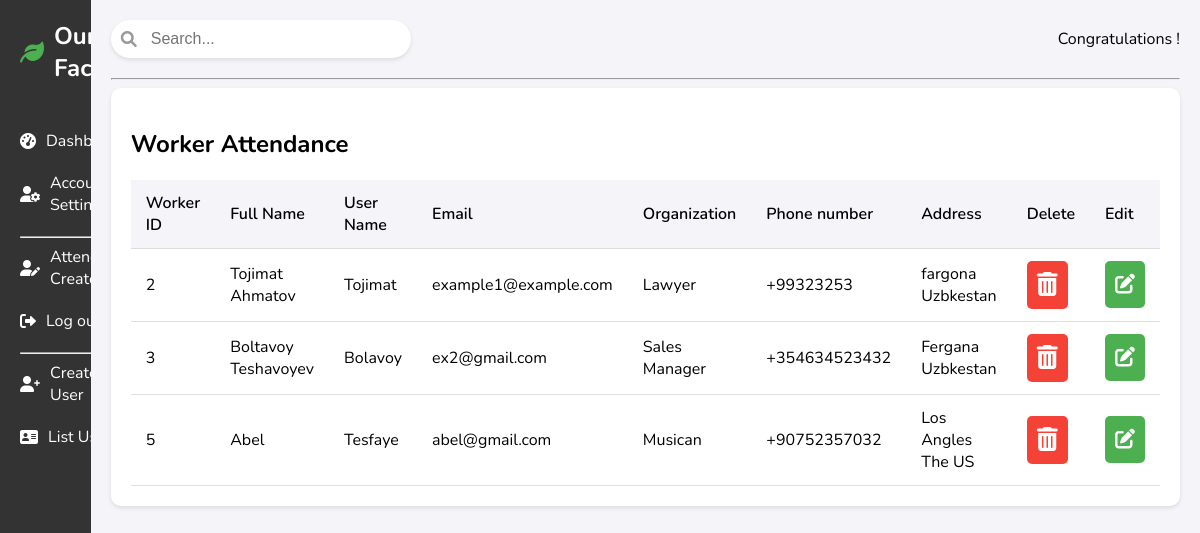
The page /list (signed in) on the database its author committed.
### MainApp/models.py (models this page shows, shortened)
class Staff(models.Model):
    full_name = models.CharField(max_length=255)
    user_name = models.CharField(max_length=255, unique=True)
    login_password = models.CharField(max_length=128, null=True, blank=True)
    email = models.EmailField(unique=True)
    organization = models.CharField(max_length=255)
    ph_number = models.CharField(max_length=15)
    address = models.CharField(max_length=255)
    region = models.CharField(max_length=255)
    country = models.CharField(max_length=255)
    profile_pic = models.ImageField(upload_to='media/users')
    super_staff = models.BooleanField(default=False)
    class Meta:
        verbose_name_plural = 'Staffs'
        verbose_name = 'Staff'

### Dashboard/views.py (the view)
# urls.py: path('list', views.list, name='list'),
@login_required(login_url='login')
def list(request):
    staff = models.Staff.objects.all()
    context = {
        'staffs': staff,
    }
    return render(request, "dash/list.html", context)

### templates/dash/list.html (shortened to what this page needs)
<!DOCTYPE html>
<html lang="en">
{% load static %}
<head>
    <link rel="stylesheet" href="{% static 'style1.css' %}">
    <link rel="stylesheet" href="https://cdnjs.cloudflare.com/ajax/libs/font-awesome/6.0.0/css/all.min.css">
</head>
<body>
    <div class="container">
        <aside class="sidebar">
            <div class="logo">
                <i class="fas fa-leaf"></i>
                <span class="logo-text">Our Factory</span>
            </div>
            <nav class="nav">
                <ul>
                    <li><a href="{% url 'dash' %}"><i class="fas fa-tachometer-alt"></i> Dashboard</a></li>
                    <li><a href="{% url 'accounts' %}"><i class="fas fa-user-cog"></i> Account Settings</a></li>
                    <hr>
                    <li><a href="{% url 'attendance_create' %}"><i class="fas fa-user-edit"></i> Attendance Create</a></li>
                    <li><a href="{% url 'logout' %}"><i class="fas fa-sign-out-alt"></i> Log out</a></li>
                    <hr>
                    <li><a href="{% url 'register_staff' %}"><i class="fas fa-user-plus"></i> Create User</a></li>
                    <li><a href="{% url 'list' %}"><i class="fas fa-address-card"></i> List User</a></li>
                </ul>
            </nav>
        </aside>
        <main class="main-content">
            <header class="header">
                <div class="search-bar">
                    <input type="text" placeholder="Search...">
                    <i class="fas fa-search search-icon"></i>
                </div>
                <div class="user-info">
                    <span>Congratulations {{ user.user_name }}!</span>
                </div>
            </header>
            <hr>
            <section class="attendance-section">
                <h2>Worker Attendance</h2>
                <div class="table-responsive">
                    <table class="attendance-table">
                        <thead>
                            <tr>
                                <th>Worker ID</th>
                                <th>Full Name</th>
                                <th>User Name</th>
                                <th>Email</th>
                                <th>Organization</th>
                                <th>Phone number</th>
                                <th>Address</th>
                                <th>Delete</th>
                                <th>Edit</th>
                            </tr>
                        </thead>
                        <tbody>
                            {% for staff in staffs %}
                                <tr>
                                    <td>{{ staff.id }}</td>
                                    <td>{{ staff.full_name }}</td>
                                    <td>{{ staff.user_name }}</td>
                                    <td>{{ staff.email }}</td>
                                    <td>{{ staff.organization }}</td>
                                    <td>{{ staff.ph_number }}</td>
                                    <td>{{ staff.region }} {{staff.country}}</td>
                                    <td>
                                        <form action="{% url 'list_delete' staff.id %}" method="POST" style="display: inline;">
                                            <button type="submit" style="font-size: 24px; background-color: #f44336; color: white; border: none; padding: 10px; border-radius: 5px; cursor: pointer;" title="Delete">
                                                <i class="fas fa-trash-alt"></i>
                                            </button>
                                        </form>
                                    </td>
                                    <td>
                                        <a href="{% url 'list_edit' staff.id %}" style="font-size: 20px; background-color: #4caf50; color: white; border: none; padding: 10px; border-radius: 5px; cursor: pointer; display: inline-block;" title="Edit">
                                            <i class="fas fa-edit"></i>
                                        </a>
                                    </td>
                                </tr>
                            {% endfor %}
                        </tbody>
                    </table>
                </div>
            </section>
        </main>
    </div>
</body>
</html>

### static/style1.css (style rules this page uses)
body { font-family: 'Nunito', sans-serif; margin: 0; padding: 0; display: flex; background-color: #f4f4f9; }
.container { display: flex; height: 100vh; width: 100%; }
.sidebar { background-color: #333; color: #fff; padding: 20px; width: 250px; height: 1020px; display: flex; flex-direction: column; align-items: flex-start; overflow: auto; }
.logo { font-size: 24px; font-weight: 700; margin-bottom: 30px; display: flex; align-items: center; }
.logo i { margin-right: 10px; color: #4caf50; }
.nav ul { list-style-type: none; padding: 0; }
.nav li { margin-bottom: 20px; }
.nav a { color: #fff; text-decoration: none; display: flex; align-items: center; transition: color 0.3s; }
.nav i { margin-right: 10px; }
.main-content { flex: 1; padding: 20px; }
.header { display: flex; justify-content: space-between; align-items: center; margin-bottom: 20px; }
.search-bar { position: relative; }
.search-bar input { padding: 10px 10px 10px 40px; border: none; border-radius: 20px; box-shadow: 0 2px 4px rgba(0, 0, 0, 0.1); width: 250px; font-size: 16px; }
.search-icon { position: absolute; left: 10px; top: 50%; transform: translateY(-50%); color: #999; }
.user-info { display: flex; align-items: center; }
.attendance-section { background-color: #fff; padding: 20px; border-radius: 10px; box-shadow: 0 2px 4px rgba(0, 0, 0, 0.1); }
.table-responsive { overflow-x: auto; }
.attendance-table { width: 100%; border-collapse: collapse; }
.attendance-table th, .attendance-table td { padding: 12px 15px; text-align: left; border-bottom: 1px solid #ddd; }
.attendance-table th { background-color: #f4f4f9; font-weight: 600; }

### rows shown on the page
Staff: id "2", full_name "Tojimat Ahmatov", user_name "Tojimat", email "example1@example.com", organization "Lawyer", ph_number "+99323253", region "fargona", country "Uzbkestan"
Staff: id "3", full_name "Boltavoy Teshavoyev", user_name "Bolavoy", email "ex2@gmail.com", organization "Sales Manager", ph_number "+354634523432", region "Fergana", country "Uzbkestan"
Staff: id "5", full_name "Abel", user_name "Tesfaye", email "abel@gmail.com", organization "Musican", ph_number "+90752357032", region "Los Angles", country "The US"
